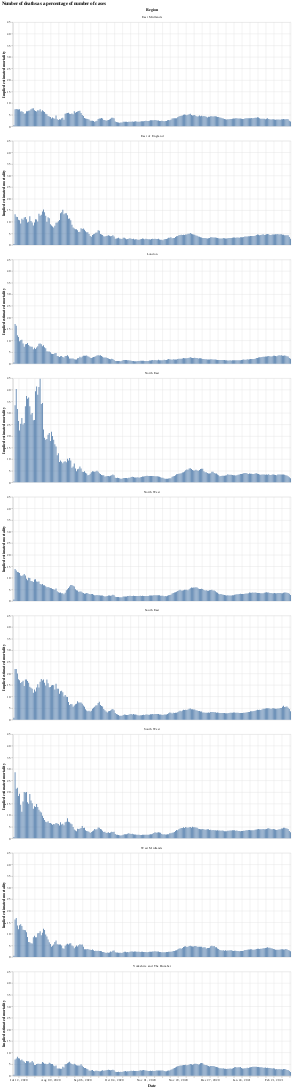

The notebook cell this image was saved under:
### Code cell
#collapse
bars = alt.Chart(eng_deaths.query("date >= '2020-07-07'")).mark_bar().encode(
    x=alt.X("yearmonthdate(date):T", axis=alt.Axis(title='Date')),
    y=alt.Y("mortalityEstimated:Q", axis=alt.Axis(title='Implied estimated mortality')),
    tooltip="mortalityEstimated:Q"
).properties(width=800)

bars.facet(alt.Column('areaName', title='Region'), columns=1).properties(title='Number of deaths as a percentage of number of cases')

### Figure 1 — Vega-Lite specification as saved in the notebook (floating-point values rounded to 4 significant figures; data arrays with more than 128 entries replaced by an {"elided": "..."} marker saying what was removed)
{"config": {"view": {"continuousWidth": 400, "continuousHeight": 300}}, "data": {"name": "data-a88f273774b148a50da0f53c6bda1713"}, "facet": {"type": "nominal", "field": "areaName", "title": "Region"}, "spec": {"mark": "bar", "encoding": {"tooltip": {"type": "quantitative", "field": "mortalityEstimated"}, "x": {"type": "temporal", "axis": {"title": "Date"}, "field": "date", "timeUnit": "yearmonthdate"}, "y": {"type": "quantitative", "axis": {"title": "Implied estimated mortality"}, "field": "mortalityEstimated"}}, "width": 800}, "columns": 1, "title": "Number of deaths as a percentage of number of cases", "$schema": "https://vega.github.io/schema/vega-lite/v4.8.1.json", "datasets": {"data-a88f273774b148a50da0f53c6bda1713": {"elided": "2322 records"}}}
